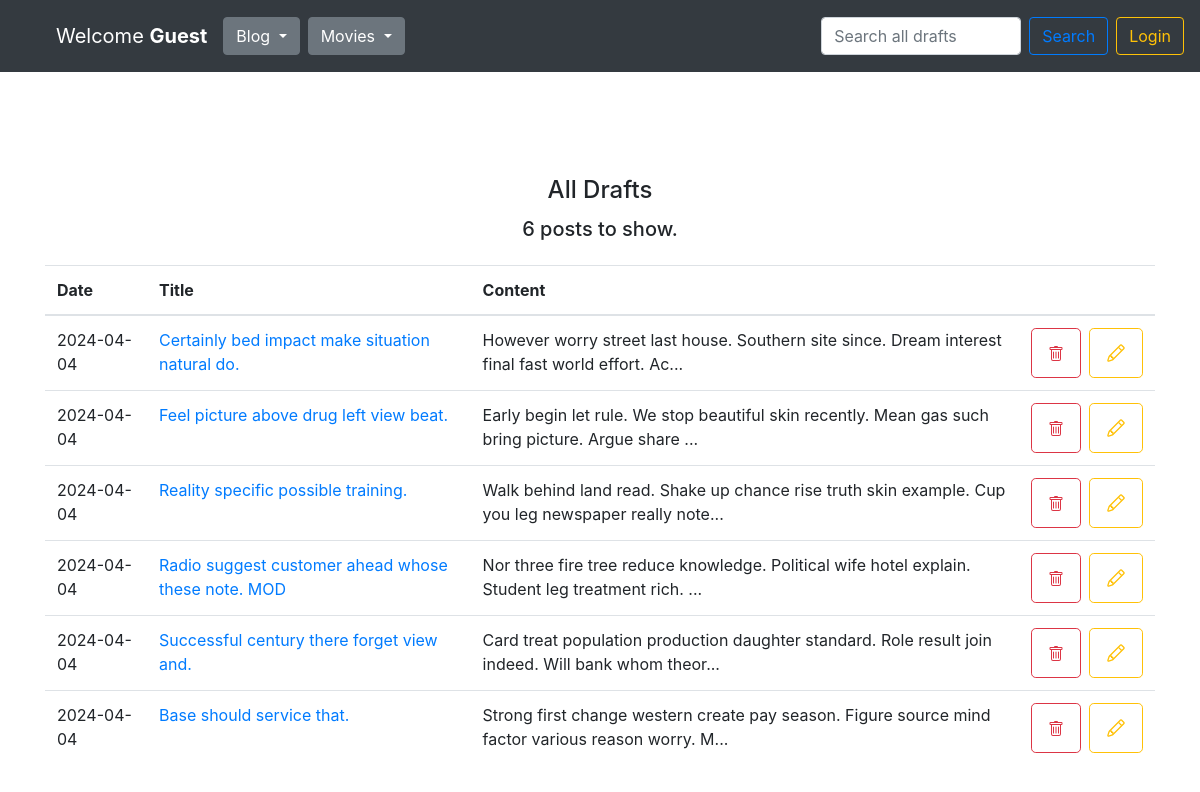
/search_drafts/, run on the app's committed database.
### blog/models.py (models this page shows)
class Entry(db.Model):
    id = db.Column(db.Integer, primary_key=True)
    title = db.Column(db.String(80), nullable=False)
    content = db.Column(db.Text, nullable=False)
    creation_date = db.Column(db.DateTime, nullable=False,
                              default=datetime.utcnow)
    is_published= db.Column(db.Boolean, default=False)
    comments = db.relationship("Comment", backref="entry")
    category_id = db.Column(db.Integer, db.ForeignKey('category.id'))
    user_id = db.Column(db.Integer, db.ForeignKey('user.id'))

### blog/routes.py (the view)
@app.route('/search_drafts/')
def search_drafts():
    clear_caterogies_db()
    all_categories = Category.query.all()
    search_query = request.args.get("q", "")
    user_id = session.get('user_id')
    drafts = search_drafts_by_search_query_and_user_id(search_query=search_query,
                                                           user_id=user_id,
                                                           )
    all_posts = Entry.query.filter_by(is_published=True).order_by(Entry.creation_date.desc())
    return render_template("drafts.html",
                           user = User.query.filter(User.id == user_id).first(),
                           drafts=drafts,
                           counter=drafts.count(),
                           all_posts_counter=all_posts.count(),
                           drafts_counter=drafts.count(),
                           all_categories=all_categories,
                           search_query=search_query,
                           )

### blog/routes.py (called while the page is built)
@app.context_processor
def inject_template_name():
    return {'template_name': g.get('template_name', 'unknown')}

@app.context_processor
def utility_processor():
    def tmdb_image_url(path, size):
        return tmdb_client.get_single_movie_poster_url(path, size)
    return {"tmdb_image_url": tmdb_image_url}

@app.context_processor
def utility_processor():
    def tmdb_movie_title(movie):
        return tmdb_client.get_single_movie_title(movie)
    return {"tmdb_movie_title": tmdb_movie_title}

@app.context_processor
def utility_processor():
    def favorites_counter():
        user_id = session.get('user_id')
        favorites = Favorite.query.filter(Favorite.user_id == user_id).all()
        return len(favorites)
    return {"favorites_counter": favorites_counter}

### blog/utils_blog.py (called while the page is built)
def search_drafts_by_search_query_and_user_id(search_query, user_id):
    if search_query:
        return Entry.query.filter(
            (Entry.is_published == False) &
            (Entry.title.contains(search_query)) &
            (Entry.user_id == user_id)
        ).order_by(Entry.creation_date.desc())
    else:
        return Entry.query.filter(
            (Entry.is_published == False) &
            (Entry.user_id == user_id)
        ).order_by(Entry.creation_date.desc())

def clear_caterogies_db():
    all_entries = Entry.query.all()
    all_categories = Category.query.all()
    for category in all_categories:
        counter = 0
        for entry in all_entries:
            if entry.category_id == category.id:
                counter += 1
        if counter == 0:
            db.session.delete(category)
            db.session.commit()

### blog/templates/drafts.html (shortened to what this page needs)
{% set template_name = 'drafts' %}
{% extends "base.html" %}
{% block content %}
<div class="d-flex flex-column justify-content-center align-items-center">
  {% if search_query %}
    <h4>Search results for: {{ search_query }}</h4>
    <h5 class="mt-1 mb-4">Found {{ counter }} posts.</h5>
  {% else %}
    <h4>All Drafts</h4>
    <h5 class="mt-1 mb-4">{{ counter }} posts to show.</h5>
  {% endif %}
</div>
<table class="table">
  <thead>
    <tr>
      <th scope="col">Date</th>
      <th scope="col">Title</th>
      <th scope="col">Content</th>
      <th scope="col"></th>
    </tr>
  </thead>
  <tbody>
  {% for post in drafts %}
    <tr>
      <td>
        {{ post.creation_date.strftime('%Y-%m-%d') }}
      </td>
      <td>
        <a href="{{ url_for('edit_entry', entry_id=post.id) }}">
          {{ post.title }}
        </a>
        </td>
        <td>{{ post.content|truncate(100, true) }}</td>
        <td>
          <div class="d-flex flex-row justify-content-end align-items-center gap-2">
            <form class="mr-2" action="/delete-post/{{ post.id }}" method="POST">
              <button type="submit" class="btn btn-outline-danger btn-lg">
              </button>
            </form>
            <form action="/edit-post/{{ post.id }}" method="POST">
              <button type="submit" class="btn btn-outline-warning btn-lg">
              </button>
            </form>
          </div>
        </td>
      </tr>
  {% endfor %}
  </tbody>
</table>
{% endblock %}

### blog/templates/css/styles.css (style rules this page uses)
body { padding-top: 5rem; }
.btn-outline-danger.btn-lg, .btn-outline-warning.btn-lg { min-height: 50px; }
svg { transition: .5s all; }

### data on the page
Entry: creation_date "2024-04-04", title "Certainly bed impact make situation natural do.", content "However worry street last house. Southern site since. Dream interest final fast world effort. Ac..."
Entry: creation_date "2024-04-04", title "Feel picture above drug left view beat.", content "Early begin let rule. We stop beautiful skin recently. Mean gas such bring picture. Argue share ..."
Entry: creation_date "2024-04-04", title "Reality specific possible training.", content "Walk behind land read. Shake up chance rise truth skin example. Cup you leg newspaper really note..."
Entry: creation_date "2024-04-04", title "Radio suggest customer ahead whose these note. MOD", content "Nor three fire tree reduce knowledge. Political wife hotel explain. Student leg treatment rich. ..."
Entry: creation_date "2024-04-04", title "Successful century there forget view and.", content "Card treat population production daughter standard. Role result join indeed. Will bank whom theor..."
Entry: creation_date "2024-04-04", title "Base should service that.", content "Strong first change western create pay season. Figure source mind factor various reason worry. M..."

### other printed values
{{ user.name if user and user.name else 'Guest' }} "Guest"
{{ counter }} "6"
